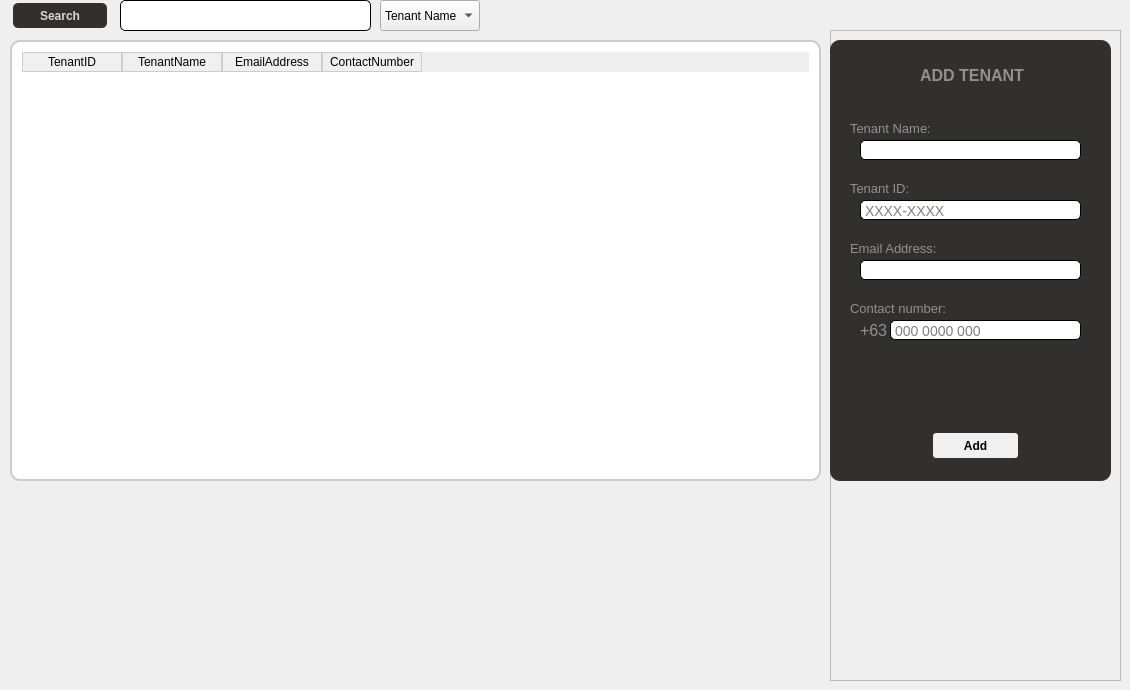
      <widget class="QWidget" name="TenantsPage">
       <widget class="QTableWidget" name="TenantsTable">
        <property name="geometry">
         <rect>
          <x>-10</x>
          <y>20</y>
          <width>851</width>
          <height>481</height>
         </rect>
        </property>
        <property name="styleSheet">
         <string notr="true">QTableView {
    background-color: #FFFFFF;
    border: 2px solid #CCCCCC; 
    border-radius: 10px; 
    box-shadow: 0px 0px 10px rgba(0, 0, 0, 0.2); 
    padding: 10px; 
    margin: 20px;
}

QTableView::item {
    padding: 5px; 
}

QTableView::item:selected {
    background-color: #C3DAF9; 
}

QHeaderView::section {
    background-color: #F0F0F0; 
    border: 1px solid #CCCCCC;
}
</string>
        </property>
        <column>
         <property name="text">
          <string>TenantID</string>
         </property>
        </column>
        <column>
         <property name="text">
          <string>TenantName</string>
         </property>
        </column>
        <column>
         <property name="text">
          <string>EmailAddress</string>
         </property>
        </column>
        <column>
         <property name="text">
          <string>ContactNumber</string>
         </property>
        </column>
       </widget>
       <widget class="QFrame" name="AddTenantFrame">
        <property name="geometry">
         <rect>
          <x>830</x>
          <y>30</y>
          <width>291</width>
          <height>651</height>
         </rect>
        </property>
        <property name="frameShape">
         <enum>QFrame::StyledPanel</enum>
        </property>
        <property name="frameShadow">
         <enum>QFrame::Raised</enum>
        </property>
        <widget class="QLabel" name="label_11">
         <property name="geometry">
          <rect>
           <x>20</x>
           <y>90</y>
           <width>91</width>
           <height>16</height>
          </rect>
         </property>
         <property name="font">
          <font>
           <pointsize>10</pointsize>
          </font>
         </property>
         <property name="styleSheet">
          <string notr="true">background-color: #31302E;
color: #94908D;</string>
         </property>
         <property name="text">
          <string>Tenant Name:</string>
         </property>
        </widget>
        <widget class="QLineEdit" name="TenantName">
         <property name="geometry">
          <rect>
           <x>30</x>
           <y>110</y>
           <width>221</width>
           <height>20</height>
          </rect>
         </property>
         <property name="styleSheet">
          <string notr="true">QLineEdit {
    padding: 2px; /* Padding inside the line edit */
    border: 1px solid #000000; /* Border with light gray color */
    border-radius: 5px; /* Rounded corners */
    font-size: 14px; /* Font size */
}

QLineEdit:hover {
    border-color: #AAAAAA; /* Darker border color on hover */
}

QLineEdit:focus {
    border-color: #4CAF50; /* Green border color when focused */
    /* Optional: Outline or box-shadow to indicate focus */
    outline: none;
    box-shadow: 0 0 5px rgba(81, 203, 238, 1);
}

QLineEdit:disabled {
    background-color: #F0F0F0; /* Light gray background when disabled */
    color: #808080; /* Dimmed text color when disabled */
    border-color: #D3D3D3; /* Light gray border color when disabled */
}</string>
         </property>
        </widget>
        <widget class="QLineEdit" name="TenantID">
         <property name="geometry">
          <rect>
           <x>30</x>
           <y>170</y>
           <width>221</width>
           <height>20</height>
          </rect>
         </property>
         <property name="toolTip">
          <string/>
         </property>
         <property name="styleSheet">
          <string notr="true">QLineEdit {
    padding: 2px; /* Padding inside the line edit */
    border: 1px solid #000000; /* Border with light gray color */
    border-radius: 5px; /* Rounded corners */
    font-size: 14px; /* Font size */
}

QLineEdit:hover {
    border-color: #AAAAAA; /* Darker border color on hover */
}

QLineEdit:focus {
    border-color: #4CAF50; /* Green border color when focused */
    /* Optional: Outline or box-shadow to indicate focus */
    outline: none;
    box-shadow: 0 0 5px rgba(81, 203, 238, 1);
}

QLineEdit:disabled {
    background-color: #F0F0F0; /* Light gray background when disabled */
    color: #808080; /* Dimmed text color when disabled */
    border-color: #D3D3D3; /* Light gray border color when disabled */
}</string>
         </property>
         <property name="placeholderText">
          <string>XXXX-XXXX</string>
         </property>
        </widget>
        <widget class="QLabel" name="label_12">
         <property name="geometry">
          <rect>
           <x>20</x>
           <y>150</y>
           <width>81</width>
           <height>16</height>
          </rect>
         </property>
         <property name="font">
          <font>
           <pointsize>10</pointsize>
          </font>
         </property>
         <property name="styleSheet">
          <string notr="true">background-color: #31302E;
color: #94908D;</string>
         </property>
         <property name="text">
          <string>Tenant ID:</string>
         </property>
        </widget>
        <widget class="QLabel" name="label_13">
         <property name="geometry">
          <rect>
           <x>20</x>
           <y>240</y>
           <width>81</width>
           <height>16</height>
          </rect>
         </property>
         <property name="styleSheet">
          <string notr="true">color: #94908D;</string>
         </property>
         <property name="text">
          <string>Email Address:</string>
         </property>
        </widget>
        <widget class="QLineEdit" name="EmailAdd">
         <property name="geometry">
          <rect>
           <x>30</x>
           <y>230</y>
           <width>221</width>
           <height>20</height>
          </rect>
         </property>
         <property name="styleSheet">
          <string notr="true">QLineEdit {
    padding: 2px; /* Padding inside the line edit */
    border: 1px solid #000000; /* Border with light gray color */
    border-radius: 5px; /* Rounded corners */
    font-size: 14px; /* Font size */
}

QLineEdit:hover {
    border-color: #AAAAAA; /* Darker border color on hover */
}

QLineEdit:focus {
    border-color: #4CAF50; /* Green border color when focused */
    /* Optional: Outline or box-shadow to indicate focus */
    outline: none;
    box-shadow: 0 0 5px rgba(81, 203, 238, 1);
}

QLineEdit:disabled {
    background-color: #F0F0F0; /* Light gray background when disabled */
    color: #808080; /* Dimmed text color when disabled */
    border-color: #D3D3D3; /* Light gray border color when disabled */
}</string>
         </property>
        </widget>
        <widget class="QLabel" name="label_14">
         <property name="geometry">
          <rect>
           <x>20</x>
           <y>310</y>
           <width>91</width>
           <height>16</height>
          </rect>
         </property>
         <property name="styleSheet">
          <string notr="true">color: #94908D;</string>
         </property>
         <property name="text">
          <string>Contact Number:</string>
         </property>
        </widget>
        <widget class="QLineEdit" name="ContactNum">
         <property name="geometry">
          <rect>
           <x>60</x>
           <y>290</y>
           <width>191</width>
           <height>20</height>
          </rect>
         </property>
         <property name="styleSheet">
          <string notr="true">QLineEdit {
    padding: 2px; /* Padding inside the line edit */
    border: 1px solid #000000; /* Border with light gray color */
    border-radius: 5px; /* Rounded corners */
    font-size: 14px; /* Font size */
}

QLineEdit:hover {
    border-color: #AAAAAA; /* Darker border color on hover */
}

QLineEdit:focus {
    border-color: #4CAF50; /* Green border color when focused */
    /* Optional: Outline or box-shadow to indicate focus */
    outline: none;
    box-shadow: 0 0 5px rgba(81, 203, 238, 1);
}

QLineEdit:disabled {
    background-color: #F0F0F0; /* Light gray background when disabled */
    color: #808080; /* Dimmed text color when disabled */
    border-color: #D3D3D3; /* Light gray border color when disabled */
}</string>
         </property>
         <property name="placeholderText">
          <string>000 0000 000</string>
         </property>
        </widget>
        <widget class="QLabel" name="label_15">
         <property name="geometry">
          <rect>
           <x>30</x>
           <y>330</y>
           <width>22</width>
           <height>16</height>
          </rect>
         </property>
         <property name="styleSheet">
          <string notr="true">color: #94908D;</string>
         </property>
         <property name="text">
          <string>+63</string>
         </property>
        </widget>
        <widget class="QWidget" name="widget_3" native="true">
         <property name="geometry">
          <rect>
           <x>0</x>
           <y>10</y>
           <width>281</width>
           <height>441</height>
          </rect>
         </property>
         <property name="styleSheet">
          <string notr="true">background-color: #31302E;
border-top-right-radius: 10px;
border-top-left-radius: 10px;
border-bottom-right-radius: 10px;
border-bottom-left-radius: 10px;


</string>
         </property>
         <widget class="QLabel" name="label_36">
          <property name="geometry">
           <rect>
            <x>90</x>
            <y>20</y>
            <width>121</width>
            <height>31</height>
           </rect>
          </property>
          <property name="font">
           <font>
            <pointsize>12</pointsize>
            <bold>true</bold>
           </font>
          </property>
          <property name="styleSheet">
           <string notr="true">color: #94908D;</string>
          </property>
          <property name="text">
           <string>ADD TENANT</string>
          </property>
         </widget>
         <widget class="QLabel" name="label_63">
          <property name="geometry">
           <rect>
            <x>20</x>
            <y>200</y>
            <width>101</width>
            <height>16</height>
           </rect>
          </property>
          <property name="font">
           <font>
            <pointsize>10</pointsize>
           </font>
          </property>
          <property name="styleSheet">
           <string notr="true">background-color: #31302E;
color: #94908D;</string>
          </property>
          <property name="text">
           <string>Email Address:</string>
          </property>
         </widget>
         <widget class="QLabel" name="label_64">
          <property name="geometry">
           <rect>
            <x>20</x>
            <y>260</y>
            <width>111</width>
            <height>16</height>
           </rect>
          </property>
          <property name="font">
           <font>
            <pointsize>10</pointsize>
           </font>
          </property>
          <property name="styleSheet">
           <string notr="true">background-color: #31302E;
color: #94908D;</string>
          </property>
          <property name="text">
           <string>Contact number:</string>
          </property>
         </widget>
         <widget class="QLabel" name="label_98">
          <property name="geometry">
           <rect>
            <x>30</x>
            <y>280</y>
            <width>31</width>
            <height>21</height>
           </rect>
          </property>
          <property name="styleSheet">
           <string notr="true">background-color: #31302E;
color: #94908D;
font-size: 16px;</string>
          </property>
          <property name="text">
           <string>+63</string>
          </property>
         </widget>
         <widget class="QPushButton" name="AddTenant">
          <property name="geometry">
           <rect>
            <x>100</x>
            <y>390</y>
            <width>91</width>
            <height>31</height>
           </rect>
          </property>
          <property name="styleSheet">
           <string notr="true">QPushButton {
    background-color: #f0f0f0; /* Solid color */
    border: none;
    border-radius: 3px;
    color: black;
    padding: 0px 0px;
    text-align: center;
    font-size: 12px;
    font-weight: bold;
    min-width: 10px;
    min-height: 4px;
    margin: 3px;
	padding-right: 0px;
	
}

QPushButton:hover {
    background-color: #94908D; /* Solid color on hover */
}

QPushButton:pressed {
    background-color: #94908D; /* Solid color on pressed */
}

QPushButton:disabled {
    background-color: #000000; /* Solid color on disabled */
    color: #757575;
}
</string>
          </property>
          <property name="text">
           <string>Add</string>
          </property>
         </widget>
        </widget>
        <zorder>label_13</zorder>
        <zorder>label_14</zorder>
        <zorder>label_15</zorder>
        <zorder>widget_3</zorder>
        <zorder>TenantName</zorder>
        <zorder>TenantID</zorder>
        <zorder>EmailAdd</zorder>
        <zorder>label_11</zorder>
        <zorder>ContactNum</zorder>
        <zorder>label_12</zorder>
       </widget>
       <widget class="QPushButton" name="SearchTenant">
        <property name="geometry">
         <rect>
          <x>10</x>
          <y>0</y>
          <width>100</width>
          <height>31</height>
         </rect>
        </property>
        <property name="styleSheet">
         <string notr="true">QPushButton {
    background-color: #31302E; /* Solid color */
    border: none;
    border-radius: 5px;
    color: #d8d8d8;
    padding: 0px 0px;
    text-align: center;
    font-size: 12px;
    font-weight: bold;
    min-width: 10px;
    min-height: 4px;
    margin: 3px;
	padding-right: 0px;
	
}

QPushButton:hover {
    background-color: #94908D; /* Solid color on hover */
}

QPushButton:pressed {
    background-color: #94908D; /* Solid color on pressed */
}

QPushButton:disabled {
    background-color: #000000; /* Solid color on disabled */
    color: #757575;
}
</string>
        </property>
        <property name="text">
         <string>Search</string>
        </property>
       </widget>
       <widget class="QLineEdit" name="SearchBarTenants">
        <property name="geometry">
         <rect>
          <x>120</x>
          <y>0</y>
          <width>251</width>
          <height>31</height>
         </rect>
        </property>
        <property name="styleSheet">
         <string notr="true">QLineEdit {
    padding: 5px; /* Padding inside the line edit */
    border: 1px solid #000000; /* Border with light gray color */
    border-radius: 5px; /* Rounded corners */
    font-size: 14px; /* Font size */
}

QLineEdit:hover {
    border-color: #AAAAAA; /* Darker border color on hover */
}

QLineEdit:focus {
    border-color: #4CAF50; /* Green border color when focused */
    /* Optional: Outline or box-shadow to indicate focus */
    outline: none;
    box-shadow: 0 0 5px rgba(81, 203, 238, 1);
}

QLineEdit:disabled {
    background-color: #F0F0F0; /* Light gray background when disabled */
    color: #808080; /* Dimmed text color when disabled */
    border-color: #D3D3D3; /* Light gray border color when disabled */
}</string>
        </property>
       </widget>
       <widget class="QComboBox" name="SearchTenantComboBox">
        <property name="geometry">
         <rect>
          <x>380</x>
          <y>0</y>
          <width>100</width>
          <height>31</height>
         </rect>
        </property>
        <item>
         <property name="text">
          <string>Tenant Name</string>
         </property>
        </item>
        <item>
         <property name="text">
          <string>Tenant ID</string>
         </property>
        </item>
       </widget>
      </widget>
